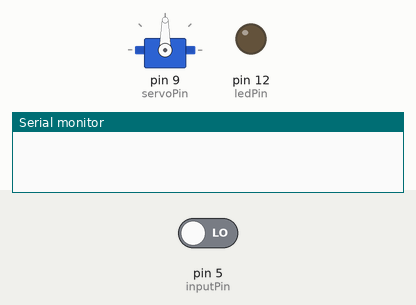
A sketch run on a simulated Arduino Uno, built with avr-gcc and run on an emulated ATmega328P. Parts: servo, output pins drawn as LEDs (lit = HIGH), the last lines printed to the serial monitor. The inputs (shaded band) are chosen by the test bench; at power-on: pin 5 (inputPin) LOW.

Above: at 1.2 s.
1.3 s: pin 5 (inputPin) driven HIGH
At 2.1 s:
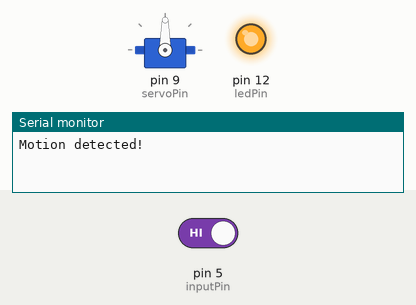
2.8 s: pin 5 (inputPin) driven LOW
At 5.5 s:
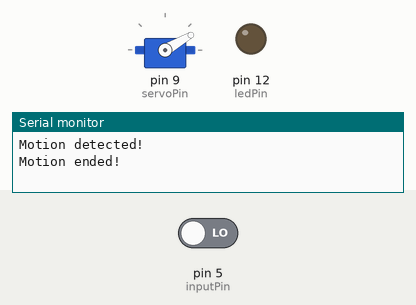
5.8 s: pin 5 (inputPin) driven HIGH
At 9.2 s:
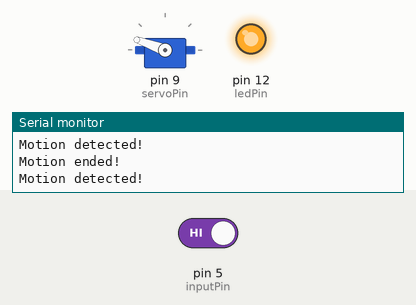
Timing chart, 0 to 10.7 s (numbered marks = the images above; inputs shaded):
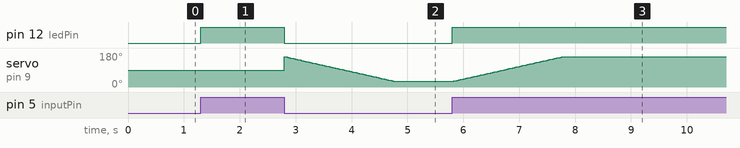

Measured:
- after the input at 1.3 s, pin 12 (ledPin): LOW → HIGH at once
- after the input at 2.8 s, pin 12 (ledPin): HIGH → LOW at once
- after the input at 5.8 s, pin 12 (ledPin): LOW → HIGH at once; servo on pin 9 (servoPin): moves from 30° to 160° over 1.9 s, starting at once

The sketch:

ExpressionBot.ino
```cpp
#include <Servo.h>
Servo myservo;

int ledPin = 12;
int servoPin = 9;
int inputPin = 5;

int pirState = LOW;
bool expr = true;

int val = 0;
int pos = 0;

void setup() {
  pinMode(ledPin, OUTPUT);
  pinMode(inputPin, INPUT);
  myservo.attach(servoPin);
  Serial.begin(9600);
}

void loop(){
  val = digitalRead(inputPin);
  if (val == HIGH) {
    digitalWrite(ledPin, HIGH);

    if (pirState == LOW) {
      Serial.println("Motion detected!");
      if (expr == false){
        happy();
        expr = true;
      }
      pirState = HIGH;
    }
  } else {
    digitalWrite(ledPin, LOW);
    if (pirState == HIGH){
      Serial.println("Motion ended!");
      if(expr == true){
        digitalWrite(ledPin, LOW);
        sad();
        expr = false;
      }
      pirState = LOW;
    }
  }
}

void happy(){
  for (pos = 30; pos <= 160; pos += 1) {
    myservo.write(pos);
    delay(15);
  }
}

void sad(){
  for (pos = 160; pos >= 30; pos -= 1) {
    myservo.write(pos);
    delay(15);
  }
}
```
